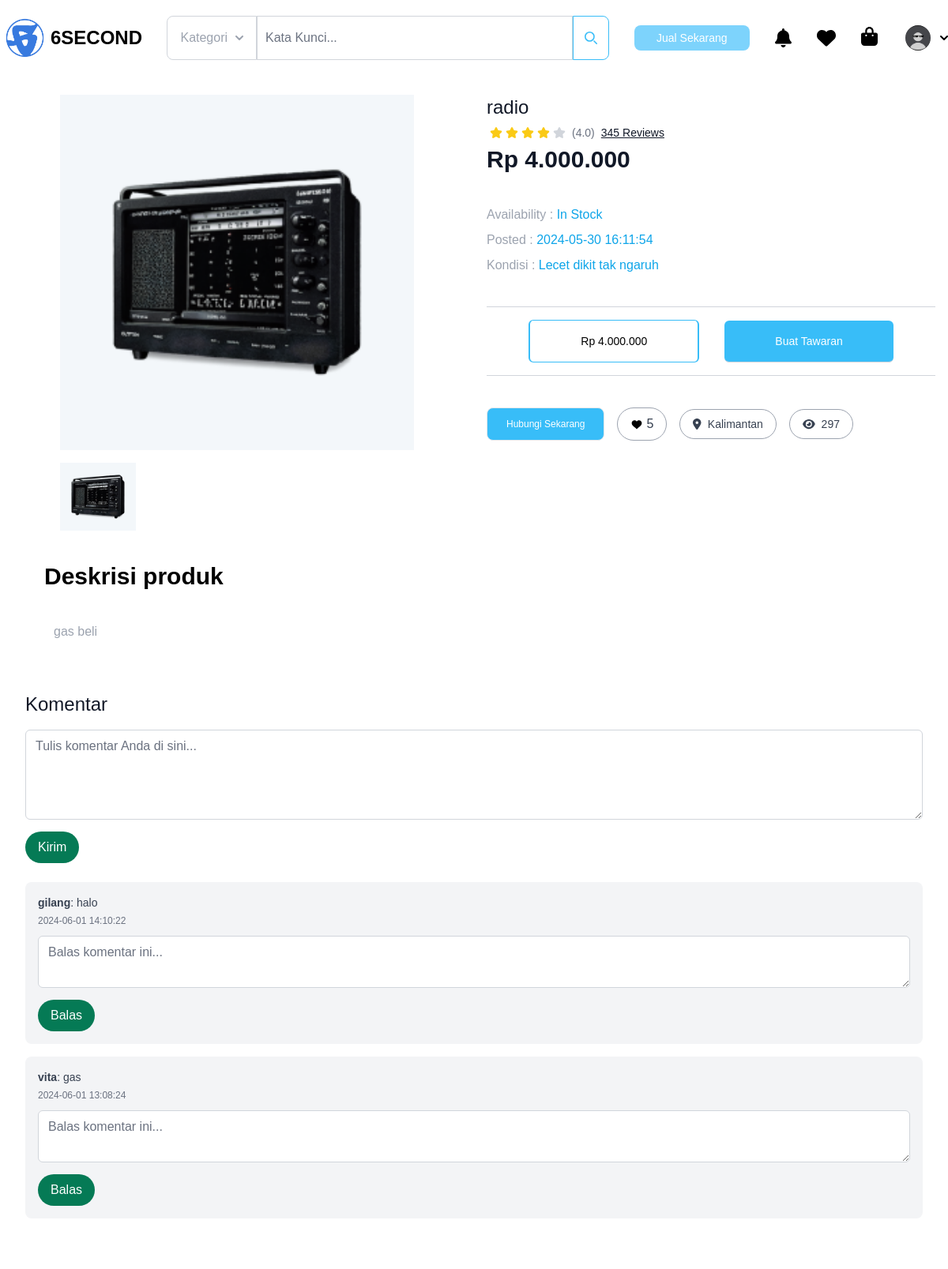
Screenshot of /tampil_detail_product.php?id=53 (signed in) with the database file from the repository.
### tables this page shows
CREATE TABLE `detail_barang` (
  `id` int NOT NULL,
  `username` varchar(255) NOT NULL,
  `nama_barang` varchar(255) NOT NULL,
  `harga_barang` decimal(10,2) NOT NULL,
  `nomor_telepon` varchar(20) DEFAULT NULL,
  `kondisi` text,
  `deskripsi_barang` text,
  `link_maps` varchar(255) DEFAULT NULL,
  `gambar_barang_1` varchar(255) DEFAULT NULL,
  `gambar_barang_2` varchar(255) DEFAULT NULL,
  `gambar_barang_3` varchar(255) DEFAULT NULL,
  `gambar_barang_4` varchar(255) DEFAULT NULL,
  `tanggal_masuk` timestamp NULL DEFAULT CURRENT_TIMESTAMP,
  `jumlah_like` int DEFAULT '0',
  `jumlah_views` int DEFAULT '0',
  `lokasi_barang` varchar(255) NOT NULL,
  `kategori` varchar(50) NOT NULL
);

CREATE TABLE `comments` (
  `id` int NOT NULL,
  `parent_id` int DEFAULT NULL,
  `username` varchar(255) DEFAULT NULL,
  `product_id` int DEFAULT NULL,
  `comment` text,
  `created_at` timestamp NULL DEFAULT CURRENT_TIMESTAMP,
  `is_seller_reply` tinyint(1) DEFAULT '0'
);

### tampil_detail_product.php (the view, shortened to what this page needs)
<?php
require_once 'koneksi.php';
$product_id = intval($_GET['id']);
$query = "SELECT id, username, nama_barang, harga_barang, nomor_telepon, kondisi, deskripsi_barang, link_maps, gambar_barang_1, gambar_barang_2, gambar_barang_3, gambar_barang_4, tanggal_masuk, jumlah_like, jumlah_views, lokasi_barang FROM detail_barang WHERE id = ?";
$stmt = $connection->prepare($query);
$stmt->bind_param('i', $product_id);
$stmt->execute();
$result = $stmt->get_result();
$product = $result->fetch_assoc();
?>
<!DOCTYPE html>
<html lang="en">
<head>
    <link rel="stylesheet" href="assets/app.css" />
    <link rel="stylesheet" href="output.css">
    <script src="https://cdn.tailwindcss.com"></script>
    <link href="https://cdn.jsdelivr.net/npm/tailwindcss@2.2.19/dist/tailwind.min.css" rel="stylesheet" />
    <link href="https://cdnjs.cloudflare.com/ajax/libs/flowbite/2.3.0/flowbite.min.css" rel="stylesheet" />
    <link rel="stylesheet" href="https://cdnjs.cloudflare.com/ajax/libs/font-awesome/6.0.0-beta3/css/all.min.css" />
</head>
<body>
    <header>
        <?php require_once 'header.php'; ?>
    </header>
    <main>
        <div id="content" class="content">
            <section class="py-6 mt-24 bg-white md:py-16 antialiased">
                <div class="max-w-screen-xl px-4 mx-auto 2xl:px-0">
                    <div class="lg:grid lg:grid-cols-2 lg:gap-8 xl:gap-16">
                        <div class="shrink-0 max-w-md lg:max-w-lg mx-auto">
                            <img id="mainImage" class="w-[700px] h-[450px] object-cover" src="<?php echo htmlspecialchars($product['gambar_barang_1']); ?>" alt="" />
                            <div class="grid grid-cols-4 gap-4 mt-4">
                                <a href="#" onclick="changeMainImage(event, '<?php echo htmlspecialchars($product['gambar_barang_1']); ?>')">
                                    <img class="w-full h-auto object-cover max-w-[96px] max-h-[86px]" src="<?php echo htmlspecialchars($product['gambar_barang_1']); ?>" alt="" />
                                </a>
                                <a href="#" onclick="changeMainImage(event, '<?php echo htmlspecialchars($product['gambar_barang_2']); ?>')">
                                </a>
                                <a href="#" onclick="changeMainImage(event, '<?php echo htmlspecialchars($product['gambar_barang_3']); ?>')">
                                </a>
                                <a href="#" onclick="changeMainImage(event, '<?php echo htmlspecialchars($product['gambar_barang_4']); ?>')">
                                </a>
                            </div>
                        </div>
                        <div class="mt-6 sm:mt-8 lg:mt-0">
                            <h1 class="text-xl font-medium text-gray-900 sm:text-2xl"><?php echo htmlspecialchars($product['nama_barang']); ?></h1>
                            <div class="sm:items-center sm:gap-4">
                                <div class="flex items-center gap-2 my-2">
                                    <div class="flex items-center gap-1">
                                        <div class="flex items-center">
                                        </div>
                                    </div>
                                    <p class="text-sm font-medium leading-none text-gray-500">(4.0)</p>
                                    <a href="#" class="text-sm font-medium leading-none text-gray-900 underline hover:no-underline">345 Reviews</a>
                                </div>
                            </div>
                            <p class="text-3xl font-semibold text-gray-900">Rp <?php echo number_format($product['harga_barang'], 0, ',', '.'); ?></p>
                            <div class="my-10 flex flex-col gap-y-2">
                                <p class="text-gray-400 font-medium text-base">Availability : <span class="text-sky-500">In Stock</span></p>
                                <p class="text-gray-400 font-medium text-base">Posted : <span class="text-sky-500"><?php echo htmlspecialchars($product['tanggal_masuk']); ?></span></p>
                                <p class="text-gray-400 font-medium text-base">Kondisi : <span class="text-sky-500"><?php echo htmlspecialchars($product['kondisi']); ?></span></p>
                            </div>
                            <div>
                                <hr class="border-t border-gray-300 font-semibold w-full my-4" />
                                <div class="mt-4 sm:my-4 gap-x-8 items-center gap-y-3 md:gap-y-0  flex justify-center flex-wrap">
                                    <a href="#" class="py-4 px-16 text-sm font-normal text-black bg-white rounded-md border-2 border-sky-400 hover:bg-sky-400 hover:text-white border-t border-b sm:mb-0 " role="button">
                                        Rp <?php echo htmlspecialchars(number_format($product['harga_barang'], 0, ',', '.')); ?>
                                    </a>
                                    <a href="https://api.whatsapp.com/send?phone=<?php echo htmlspecialchars($product['nomor_telepon']); ?>" class="py-4 px-16 text-white bg-sky-400 hover:bg-sky-500 font-normal rounded-md text-sm border-gray-300 border-b" role="button">Buat Tawaran</a>
                                </div>
                                <hr class="border-t border-gray-300 font-semibold w-full my-4" />
                            </div>
                            <div class="flex items-center md:gap-x-4 gap-x-2 my-10">
                                <a href="https://api.whatsapp.com/send?phone=<?php echo htmlspecialchars($product['nomor_telepon']); ?>" class="rounded-lg border bg-sky-400 hover:bg-sky-500 md:text-base text-xs text-center text-white py-3 md:py-10 md:px-6 px-1.5">Hubungi Sekarang</a>
                                <form action="like.php" method="post" title="Jumlah Like">
                                    <?php
                                    $like_class = '';
                                    $like_text_color = 'text-gray-700';
                                    ?>
                                    <button type="submit" id="likeButton" class="md:font-medium py-2 flex md:px-4 px-2.5 rounded-full border  border-gray-400 hover:border-sky-400 hover:bg-sky-400 <?php echo $like_class; ?>">
                                        <svg class="w-4 h-4 inline-block mr-1 mt-1 <?php echo $like_class; ?>" fill="currentColor" viewBox="0 0 20 20" xmlns="http://www.w3.org/2000/svg">
                                            <path fill-rule="evenodd" d="M10 18l-1.45-1.316C4.357 13.56 2 11.367 2 8.5 2 6.019 4.019 4 6.5 4c1.543 0 2.914.793 3.5 2  .586-1.207 1.957-2 3.5-2 2.481 0 4.5 2.019 4.5 4.5 0 2.867-2.357 5.06-6.55 8.184L10 18z" clip-rule="evenodd"></path>
                                        </svg>
                                        <span id="likeText" class="<?php echo $like_text_color; ?>"><?php echo htmlspecialchars($product['jumlah_like']); ?></span>
                                    </button>
                                </form>
                                <a href="<?php echo htmlspecialchars($product['link_maps']); ?>" target="_blank" title="Lokasi barang" rel="noopener noreferrer" class="text-gray-700 flex md:text-base text-sm items-center gap-2 rounded-full border border-gray-400 hover:border-sky-400 hover:bg-sky-400 hover:text-white py-2 px-4">
                                    <i class="fa-solid fa-location-dot"></i>
                                    <span><?php echo ucwords($product['lokasi_barang']); ?></span>
                                </a>
                                <div class="flex items-center md:text-base text-sm gap-2 text-gray-700 rounded-full border border-gray-400 py-2 md:px-4 px-2.5" title="Jumlah Views">
                                    <i class="fa-solid fa-eye text-gray-700"></i>
                                    <span><?php echo htmlspecialchars($product['jumlah_views']); ?></span>
                                </div>
                            </div>
                        </div>
                    </div>
                    <div class="flex flex-col mx-10 gap-y-10 mt-10">
                        <h1 class="font-semibold md:text-3xl text-left">Deskrisi produk</h1>
                        <div class="mx-3 font-light text-base text-gray-400 text-left">
                            <p class="mb-10"><?php echo htmlspecialchars($product['deskripsi_barang']); ?></p>
                        </div>
                    </div>
                    <section class="py-6 bg-white md:py-16 antialiased">
                        <div class="max-w-screen-xl px-4 mx-auto 2xl:px-0">
                            <h2 class="text-2xl font-medium text-gray-900">Komentar</h2>
                            <div class="mt-4">
                                <form action="submit_comment.php" method="post">
                                    <textarea name="comment" rows="4" class="w-full px-3 py-2 border border-gray-300 rounded-md focus:outline-none focus:ring-2 focus:ring-green-600 focus:border-transparent" placeholder="Tulis komentar Anda di sini..."></textarea>
                                    <button type="submit" class="mt-2 px-4 py-2 bg-green-600 text-white rounded-full hover:bg-green-700">Kirim</button>
                                </form>
                            </div>
                            <div class="mt-6">
                                <?php
                                function display_comments($comments, $parent_id = 0, $margin_left = 0)
                                {
                                    foreach ($comments as $comment) {
                                        if ($comment['parent_id'] == $parent_id) {
                                            echo '<div class="mb-4 p-4 bg-gray-100 rounded-lg" style="margin-left: ' . $margin_left . 'px;">';
                                            echo '<p class="text-sm text-gray-700"><strong>' . htmlspecialchars($comment['username']) . '</strong>: ' . htmlspecialchars($comment['comment']) . '</p>';
                                            echo '<span class="text-xs text-gray-500">' . htmlspecialchars($comment['created_at']) . '</span>';
                                            echo '<form action="submit_comment.php" method="post" class="mt-2">';
                                            echo '<textarea name="comment" rows="2" class="w-full px-3 py-2 border border-gray-300 rounded-md focus:outline-none focus:ring-2 focus:ring-green-600 focus:border-transparent" placeholder="Balas komentar ini..."></textarea>';
                                            echo '<button type="submit" class="mt-2 px-4 py-2 bg-green-600 text-white rounded-full hover:bg-green-700">Balas</button>';
                                            echo '</form>';
                                            echo '</div>';
                                        }
                                    }
                                }
                                $query = $connection->prepare("SELECT * FROM comments WHERE product_id = ? ORDER BY created_at DESC");
                                $query->bind_param('i', $product_id);
                                $query->execute();
                                $result = $query->get_result();
                                $comments = $result->fetch_all(MYSQLI_ASSOC);
                                display_comments($comments);
                                ?>
                            </div>
                        </div>
                    </section>
                </div>
            </section>
        </div>
    </main>
</body>
</html>

### assets/app.css (style rules this page uses)
* { box-sizing: border-box; }
body { margin: 0; font-family: Poppins; overflow-x: hidden; }
* { margin: 0; padding: 0; box-sizing: border-box; font-family: "Poppins", sans-serif; }

### rows the page displays
detail_barang: gambar_barang_1 (picture), nama_barang "radio", harga_barang "4.000.000", tanggal_masuk "2024-05-30 16:11:54", kondisi "Lecet dikit tak ngaruh", jumlah_like "5", lokasi_barang "Kalimantan", jumlah_views "297", deskripsi_barang "gas beli"
comments: username "gilang", comment "halo", created_at "2024-06-01 14:10:22"
comments: username "vita", comment "gas", created_at "2024-06-01 13:08:24"
